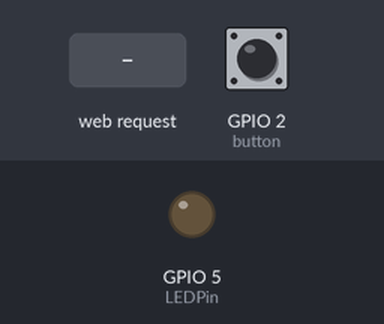
Bench run of a sketch on a simulated ESP8266 (NodeMCU). On the bench: output pins drawn as LEDs (lit = HIGH). Dashed ring = blinking. The test bench sets the inputs (shaded band); at power-on: GPIO 2 (button) LOW. WiFi joins after 1.5 s; servers stay silent unless stated; what the sketch prints to the serial monitor is not drawn.

Above: at 3.7 s.
3.8 s: GPIO 2 (button) pulled HIGH for 3.2 s
At 4.6 s:
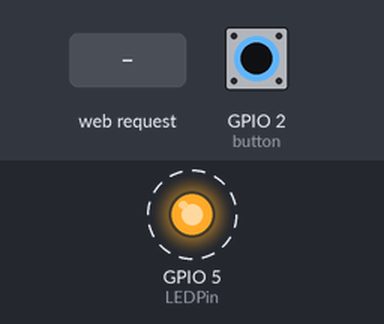
8.5 s: HTTP request GET /LEDOn received
At 9.7 s:
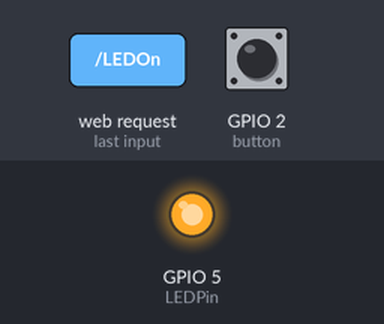
10.0 s: HTTP request GET /LEDOff received
At 10.9 s:
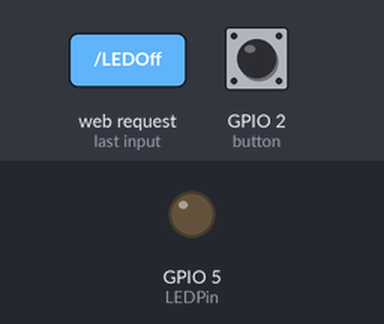
11.5 s: GPIO 2 (button) pulled HIGH for 0.15 s
At 12.0 s:
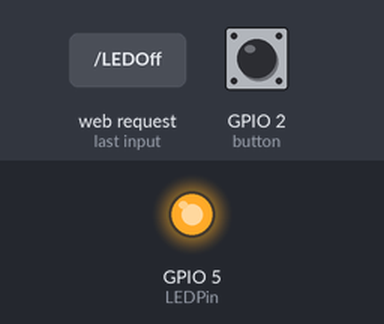
13.1 s: GPIO 2 (button) pulled HIGH for 1 s
At 14.5 s:
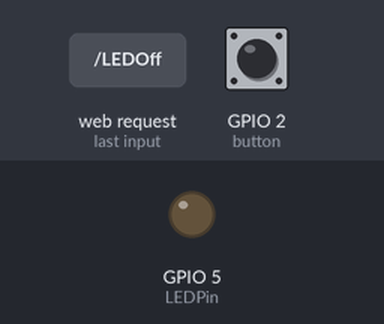
Timing chart, 0 to 16.1 s (numbered marks = the images above; inputs shaded):
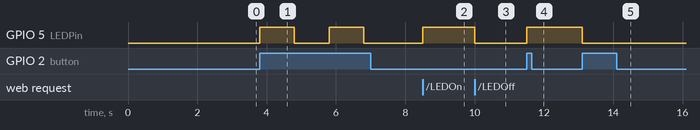

Measured:
- after the input at 3.8 s, GPIO 5 (LEDPin): alternates HIGH for 1.0 s and LOW for 1.0 s, starting at once
- after the input at 8.5 s, GPIO 5 (LEDPin): LOW → HIGH at once
- after the input at 10.0 s, GPIO 5 (LEDPin): HIGH → LOW at once
- after the input at 11.5 s, GPIO 5 (LEDPin): LOW → HIGH at once
- after the input at 13.1 s, GPIO 5 (LEDPin): HIGH → LOW at once

The sketch:

homeAuto.ino
```cpp
#include <ESP8266WiFi.h>
#include <WiFiClient.h>
#include <ESP8266WebServer.h>

// Replace with your network credentials
const char* ssid = "Redmi";
const char* password = "pass1111";

ESP8266WebServer server(80);   //instantiate server at port 80 (http port)

String page = "";
int button = 2;
int LEDPin = 5;
int buttonStatus;

void setup(void){
  //the HTML of the web page
  page = "<h1>Simple NodeMCU Web Server</h1><p><a href=\"LEDOn\"><button>ON</button></a>&nbsp;<a href=\"LEDOff\"><button>OFF</button></a></p>";
  //make the LED pin output and initially turned off
  pinMode(LEDPin, OUTPUT);
  pinMode(button, INPUT);
  digitalWrite(LEDPin, LOW);
  buttonStatus = digitalRead(button);
  delay(1000);
  Serial.begin(115200);
  WiFi.begin(ssid, password); //begin WiFi connection
  Serial.println("");

  // Wait for connection
  while (WiFi.status() != WL_CONNECTED) {
    delay(500);
    Serial.print(".");
  }
  Serial.println("");
  Serial.print("Connected to ");
  Serial.println(ssid);
  Serial.print("IP address: ");
  Serial.println(WiFi.localIP());

  server.on("/", [](){
    server.send(200, "text/html", page);
  });
  server.on("/LEDOn", [](){
    server.send(200, "text/html", page);
    digitalWrite(LEDPin, HIGH);
    Serial.println("LedOn");
    buttonStatus = 1;
    delay(1000);
  });
  server.on("/LEDOff", [](){
    server.send(200, "text/html", page);
    digitalWrite(LEDPin, LOW);
    Serial.println("LedOff");
    buttonStatus = 0;
    delay(1000);
  });
  server.begin();
  Serial.println("Web server started!");
}

void loop(void){
  /*
  if (digitalRead(button)== HIGH)
  {
    delay(10);
    if ((digitalRead(button)== HIGH) && (buttonStatus == LOW))
    {
      Serial.println("Button High");
      digitalWrite(LEDPin, HIGH);
      buttonStatus = HIGH;
    }
    else if ((digitalRead(button)== HIGH) && (buttonStatus == HIGH))
    {
      Serial.println("Button Low");
      digitalWrite(LEDPin, LOW);
      buttonStatus = LOW;
    }
  }
  */
  if ((digitalRead(button)== HIGH) && (buttonStatus == LOW))
    {
      Serial.println("Button High");
      digitalWrite(LEDPin, HIGH);
      buttonStatus = HIGH;
      delay(1000);
    }
    else if ((digitalRead(button)== HIGH) && (buttonStatus == HIGH))
    {
      Serial.println("Button Low");
      digitalWrite(LEDPin, LOW);
      buttonStatus = LOW;
      delay(1000);
    }
  server.handleClient();
}
```
